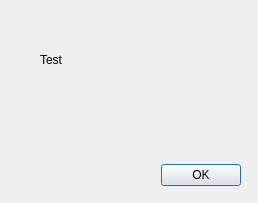
<?xml version="1.0" encoding="UTF-8"?>
<ui version="4.0">
 <class>DialogFreqHigh</class>
 <widget class="QDialog" name="DialogFreqHigh">
  <property name="geometry">
   <rect>
    <x>0</x>
    <y>0</y>
    <width>258</width>
    <height>203</height>
   </rect>
  </property>
  <property name="windowTitle">
   <string>Frequence Too High</string>
  </property>
  <widget class="QWidget" name="gridLayoutWidget">
   <property name="geometry">
    <rect>
     <x>40</x>
     <y>20</y>
     <width>160</width>
     <height>80</height>
    </rect>
   </property>
   <layout class="QGridLayout" name="gridLayout">
    <item row="1" column="0">
     <widget class="QLabel" name="label">
      <property name="text">
       <string>Test</string>
      </property>
     </widget>
    </item>
   </layout>
  </widget>
  <widget class="QWidget" name="horizontalLayoutWidget">
   <property name="geometry">
    <rect>
     <x>10</x>
     <y>160</y>
     <width>231</width>
     <height>31</height>
    </rect>
   </property>
   <layout class="QHBoxLayout" name="horizontalLayout">
    <item>
     <spacer name="horizontalSpacer">
      <property name="orientation">
       <enum>Qt::Horizontal</enum>
      </property>
      <property name="sizeHint" stdset="0">
       <size>
        <width>40</width>
        <height>20</height>
       </size>
      </property>
     </spacer>
    </item>
    <item>
     <widget class="QPushButton" name="pushButton_close">
      <property name="text">
       <string>OK</string>
      </property>
     </widget>
    </item>
   </layout>
  </widget>
 </widget>
 <resources/>
 <connections/>
</ui>
